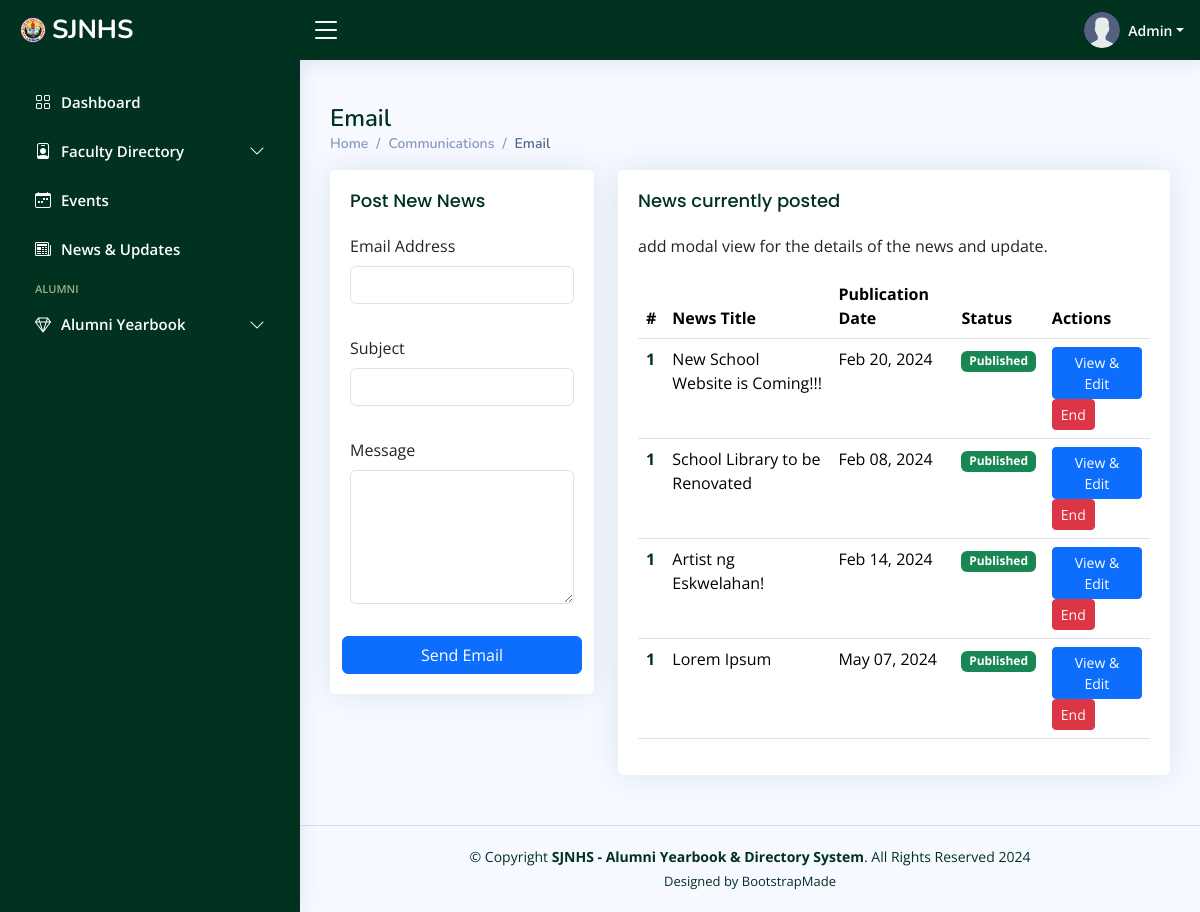
The page /admin/email.php (signed in) on the database its author committed.
### tables this page shows
CREATE TABLE `news` (
  `id` int(11) NOT NULL,
  `newsCode` varchar(255) NOT NULL,
  `title` varchar(255) NOT NULL,
  `content` text NOT NULL,
  `publication_date` date NOT NULL,
  `newsStatus` int(11) NOT NULL,
  `newsPicture` varchar(255) NOT NULL,
  `date_created` timestamp NOT NULL DEFAULT current_timestamp()
);

### admin/email.php (the view, shortened to what this page needs)
<?php
include_once 'includes/header.php';
include_once 'includes/conn.php';
include_once 'includes/sidebar.php';
?>
<main id="main" class="main">
    <div class="pagetitle">
        <h1>Email</h1>
        <nav>
            <ol class="breadcrumb">
                <li class="breadcrumb-item"><a href="dashboard.php">Home</a></li>
                <li class="breadcrumb-item">Communications</li>
                <li class="breadcrumb-item active">Email</li>
            </ol>
        </nav>
    </div>
    <section class="section">
        <div class="row">
            <div class="col-lg-4">
                <div class="card">
                    <div class="card-body">
                        <h5 class="card-title">Post New News</h5>
                        <form class="row g-3" method="POST" action="code.php" enctype="multipart/form-data">
                            <div class="mb-3">
                                <label for="email" class="form-label">Email Address</label>
                                <input type="email" class="form-control" id="email" name="email" required>
                            </div>
                            <div class="mb-3">
                                <label for="subject" class="form-label">Subject</label>
                                <input type="text" class="form-control" id="subject" name="subject" required>
                            </div>
                            <div class="mb-3">
                                <label for="message" class="form-label">Message</label>
                                <textarea class="form-control" id="message" name="message" rows="5" required></textarea>
                            </div>
                            <button type="submit" class="btn btn-primary">Send Email</button>
                        </form>
                    </div>
                </div>
            </div>
            <div class="col-lg-8">
                <div class="card">
                    <div class="card-body">
                        <h5 class="card-title">News currently posted</h5>
                        <p>add modal view for the details of the news and update.</p>
                        <table class="table datatable">
                            <thead>
                                <tr>
                                    <th scope="col">#</th>
                                    <th scope="col">News Title</th>
                                    <th scope="col">Publication Date</th>
                                    <th scope="col">Status</th>
                                    <th scope="col">Actions</th>
                                </tr>
                            </thead>
                            <tbody>
                                <?php
                            $sql = "SELECT * FROM news";
                            $result = mysqli_query($conn, $sql);
                            $count = 1;
                            if (mysqli_num_rows($result) > 0) {
                                while ($row = mysqli_fetch_assoc($result)) {
                                    echo "<tr>";
                                    echo "<th scope='row'><a href='#'>$count</a></th>";
                                    echo "<td>{$row['title']}</td>";
                                    echo "<td>" . date("M d, Y", strtotime($row['publication_date'])) . "</td>";                                    echo "<td>";
                                    switch ($row['newsStatus']) {
                                        case "1":
                                            echo '<span class="badge bg-success">Published</span>';
                                            break;
                                    }echo "</td>";
                                    echo "<td>
                                            <button class='btn btn-primary btn-sm' onclick='viewEditNews({$row['id']})' data-bs-toggle='modal' data-bs-target='#newsModal'>View &amp; Edit</button>
                                            <button class='btn btn-danger btn-sm'>End</button>
                                        </td>";
                                    echo "</tr>";
                                }
                            } else {
                                echo "<tr><td colspan='5'>No news found</td></tr>";
                            }
                            ?>
                            </tbody>
                        </table>
                    </div>
                </div>
            </div>
        </div>
    </section>
</main>
<?php
include_once 'includes/footer.php';
?>

### admin/assets/css/style.css (style rules this page uses)
:root { scroll-behavior: smooth; }
body { font-family: "Open Sans", sans-serif; background: #f6f9ff; color: #444444; }
a { color: #013220; text-decoration: none; }
h1, h2, h3, h4, h5, h6 { font-family: "Nunito", sans-serif; }
#main { margin-top: 60px; padding: 20px 30px; transition: all 0.3s; }
.pagetitle { margin-bottom: 10px; }
.pagetitle h1 { font-size: 24px; margin-bottom: 0; font-weight: 600; color: #013220; }
.card { margin-bottom: 30px; border: none; border-radius: 5px; box-shadow: 0px 0 30px rgba(1, 41, 112, 0.1); }
.card-title { padding: 20px 0 15px 0; font-size: 18px; font-weight: 500; color: #013220; font-family: "Poppins", sans-serif; }
.card-body { padding: 0 20px 20px 20px; }
.breadcrumb { font-size: 14px; font-family: "Nunito", sans-serif; color: #899bbd; font-weight: 600; }
.breadcrumb a { color: #899bbd; transition: 0.3s; }
.breadcrumb .breadcrumb-item::before { color: #899bbd; }
.breadcrumb .active { color: #51678f; font-weight: 600; }
@media (min-width: 1200px) { #main, #footer { margin-left: 300px; } }

### rows shown on the page
news: title "New School Website is Coming!!!", publication_date "Feb 20, 2024", newsStatus "Published"
news: title "School Library to be Renovated", publication_date "Feb 08, 2024", newsStatus "Published"
news: title "Artist ng Eskwelahan!", publication_date "Feb 14, 2024", newsStatus "Published"
news: title "Lorem Ipsum", publication_date "May 07, 2024", newsStatus "Published"
